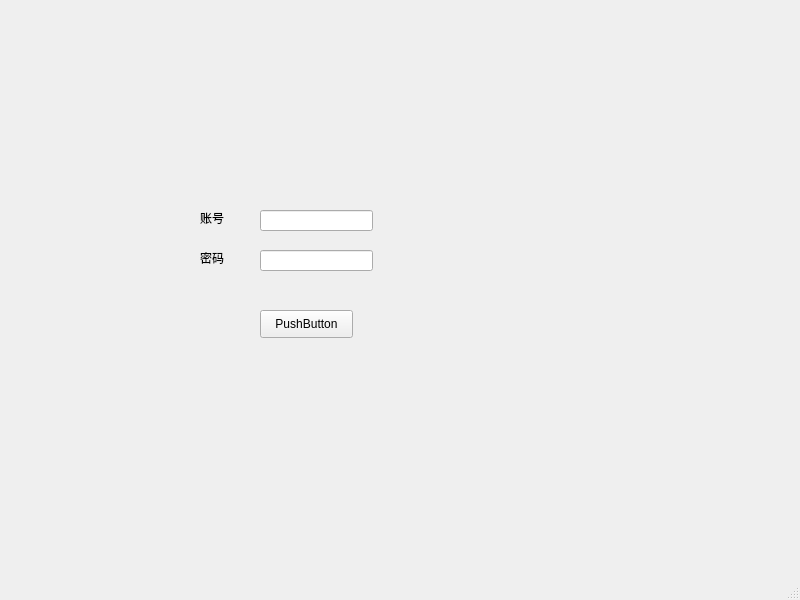
<?xml version="1.0" encoding="UTF-8"?>
<ui version="4.0">
 <class>MainWindow</class>
 <widget class="QMainWindow" name="MainWindow">
  <property name="geometry">
   <rect>
    <x>0</x>
    <y>0</y>
    <width>800</width>
    <height>600</height>
   </rect>
  </property>
  <property name="windowTitle">
   <string>MainWindow</string>
  </property>
  <widget class="QWidget" name="centralwidget">
   <widget class="QPushButton" name="pushButton">
    <property name="geometry">
     <rect>
      <x>260</x>
      <y>310</y>
      <width>93</width>
      <height>28</height>
     </rect>
    </property>
    <property name="text">
     <string>PushButton</string>
    </property>
   </widget>
   <widget class="QLineEdit" name="lineEdit">
    <property name="geometry">
     <rect>
      <x>260</x>
      <y>250</y>
      <width>113</width>
      <height>21</height>
     </rect>
    </property>
   </widget>
   <widget class="QLineEdit" name="lineEdit_2">
    <property name="geometry">
     <rect>
      <x>260</x>
      <y>210</y>
      <width>113</width>
      <height>21</height>
     </rect>
    </property>
   </widget>
   <widget class="QLabel" name="label">
    <property name="geometry">
     <rect>
      <x>200</x>
      <y>210</y>
      <width>72</width>
      <height>15</height>
     </rect>
    </property>
    <property name="text">
     <string>账号</string>
    </property>
   </widget>
   <widget class="QLabel" name="label_2">
    <property name="geometry">
     <rect>
      <x>200</x>
      <y>250</y>
      <width>72</width>
      <height>15</height>
     </rect>
    </property>
    <property name="text">
     <string>密码</string>
    </property>
   </widget>
  </widget>
  <widget class="QMenuBar" name="menubar">
   <property name="geometry">
    <rect>
     <x>0</x>
     <y>0</y>
     <width>800</width>
     <height>26</height>
    </rect>
   </property>
  </widget>
  <widget class="QStatusBar" name="statusbar"/>
 </widget>
 <resources/>
 <connections/>
</ui>
